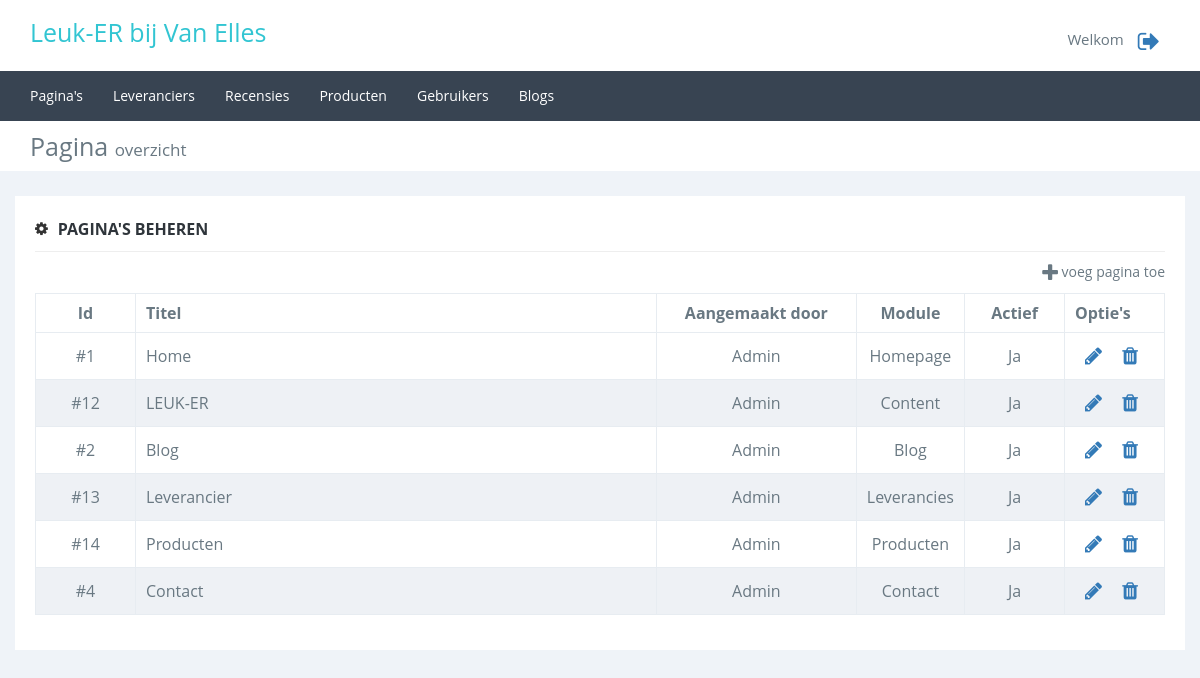
/admin/dashboard.php (signed in), run on an earlier commit of the app's database.
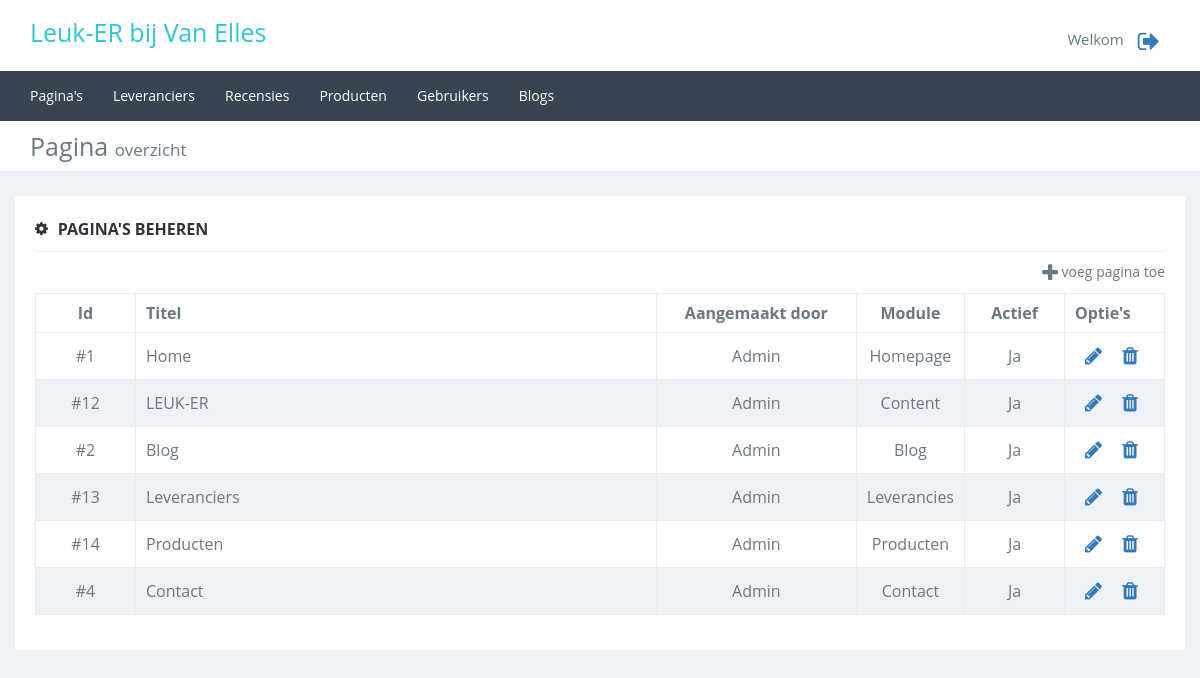
And on a later commit of the database.
### tables this page shows
CREATE TABLE `page` (
  `id` int(11) NOT NULL,
  `pagetitle` varchar(100) NOT NULL,
  `title` varchar(100) NOT NULL,
  `subtitle` varchar(100) DEFAULT NULL,
  `inhoud` mediumtext,
  `description` varchar(2000) DEFAULT NULL,
  `kernwoorden` varchar(150) DEFAULT NULL,
  `active` int(1) DEFAULT '1' COMMENT '1 = actief, 0 = inactief',
  `datum` datetime DEFAULT CURRENT_TIMESTAMP ON UPDATE CURRENT_TIMESTAMP,
  `image` varchar(45) DEFAULT NULL,
  `Module_id` int(11) NOT NULL,
  `user_id` int(11) NOT NULL,
  `url` varchar(50) NOT NULL,
  `page_order` int(11) NOT NULL DEFAULT '99'
);

CREATE TABLE `user` (
  `user_id` int(11) NOT NULL,
  `email` varchar(45) NOT NULL,
  `first_name` varchar(45) DEFAULT NULL,
  `insertion` varchar(45) DEFAULT NULL,
  `last_name` varchar(45) DEFAULT NULL,
  `birthday` date DEFAULT NULL,
  `phonenumber` int(12) DEFAULT NULL,
  `city` varchar(45) DEFAULT NULL,
  `address` varchar(45) DEFAULT NULL,
  `zipcode` varchar(45) DEFAULT NULL,
  `role` int(11) NOT NULL DEFAULT '2',
  `newsletter` int(1) NOT NULL DEFAULT '0' COMMENT '0=nee, 1=ja',
  `verwijderd` int(1) NOT NULL DEFAULT '0' COMMENT '0=nee, 1=ja'
);

CREATE TABLE `Module` (
  `id` int(11) NOT NULL,
  `naam` varchar(45) NOT NULL,
  `path` varchar(45) NOT NULL
);

### admin/classes/page.class.php (called while the page is built, shortened)
<?php
class Page {
    private $_db;
    public function __construct()
    {
        $this->_db = new Connection();
        $this->_db = $this->_db->databaseConnection();
    }
    public function getAllMin($active = 1) {
        try {
            $query = $this->_db->prepare('
                    SELECT p.id id, pagetitle, active, first_name, insertion, last_name, m.naam module
                    FROM page p
                    JOIN user u ON p.user_id = u.user_id
                    JOIN Module m ON p.Module_id = m.id
                    WHERE active = :active
                    ORDER BY p.page_order, p.id;
                ');
            $query->bindValue(":active", $active);
            if($query->execute()) {
                return $content = $query->fetchAll();
            } else {
                return false;
            }
        } catch (PDOexception $e) {
            return false;
        }
    }
}

### admin/classes/connection.class.php (called while the page is built, shortened)
<?php
class Connection {
    public function databaseConnection() {
        try {
            $this->_db = new PDO('mysql:host=localhost;dbname=vanelles', 'root', '');
            return $this->_db;
        } catch (PDOException $e) {
            echo "<h3>Let op</h3>Er is helaas een probleem met het verbinden van de server, probeer het later nog eens.";
            exit;
        }
    }
}

### admin/dashboard.php (the view, shortened to what this page needs)
<div class="content">
    <?php
        include_once('includes/header.php');
        $page = new Page();
        $pageListActive = $page->getAllMin(1);
    ?>
    <div class="pagetitel marbot">
        <div class="container">
            <div class="row">
                <div class="col-xs-12">Pagina <span>overzicht</span></div>
            </div>
        </div>
    </div>
    <div class="container">
        <div class="row">
            <div class="col-xs-12 inhoud">
                <div class="titel">
                    <i class="fa fa-cog"></i><span>Pagina's beheren</span>
                </div>
                <div class="row">
                    <div class="col-xs-6"></div>
                    <div class="col-xs-6 text-right"><a href="pagina_toevoegen.php" id="pvt"><i class="fa fa-plus"></i> voeg pagina toe</a></div>
                </div>
                <?php
                if($pageListActive != false) {
                    echo '
                        <table class="maintable" style="margin-bottom: 20px;">
                            <thead>
                                <tr>
                                    <th>Id</th>
                                    <th>Titel</th>
                                    <th>Aangemaakt door</th>
                                    <th>Module</th>
                                    <th>Actief</th>
                                    <th style="width: 100px;">Optie\'s</th>
                                </tr>
                            </thead>
                            <tbody>';
                    foreach($pageListActive as $value) {
                        echo '
                            <tr>
                                <td>#'.$value['id'].'</td>
                                <td>'.$value['pagetitle'].'</td>
                                <td><div>'.$value['first_name']." ". $value['insertion'] . " " . $value['last_name'].'</div></td>
                                <td>'.$value['module'].'</td>
                                <td>Ja</td>
                                <td><a href="pagina_bewerken.php?bewerkid='.$value['id'].'" title="Bewerken" data-id="'.$value['id'].'"><i class="fa fa-pencil"></i></a><a class="confirm" href="dashboard.php?verid='.$value['id'].'" title="Verwijderen" data-id="'.$value['id'].'"><i class="fa fa-trash"></i></a></td>
                            </tr>';
                    }
                    echo '
                            </tbody>
                        </table>';
                }
                ?>
            </div>
        </div>
    </div>
</div>
</body>
</html>

What changed in the data, as far as the page shows it:
changed page "Leverancies": pagetitle "Leverancier" → "Leveranciers"
